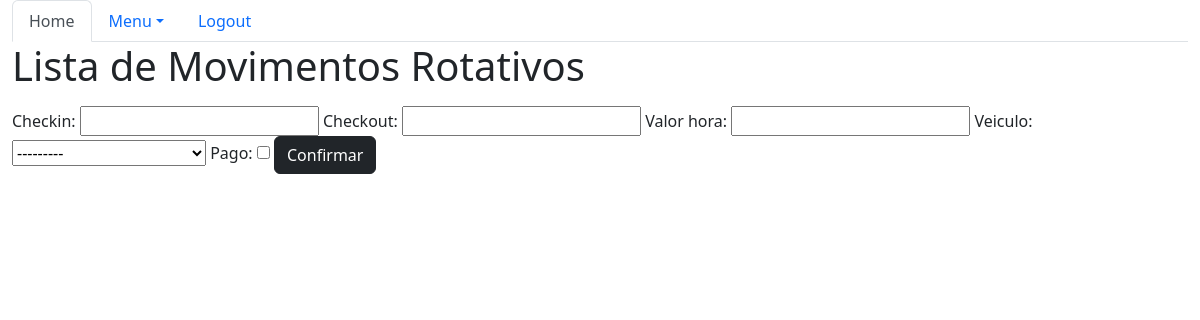
Before: /sistema/mov-rota-list/ with the older database file.
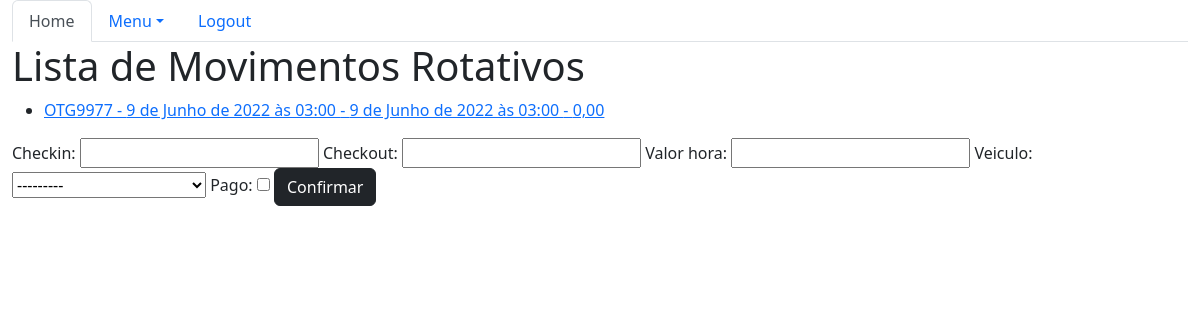
After: the same page with the newer database file.
### core/models.py (models this page shows, shortened)
class MovRotativo(models.Model):
    checkin = models.DateTimeField(auto_now=False)
    checkout = models.DateTimeField(auto_now=False, blank=True, null=True)
    valor_hora = models.DecimalField(max_digits=5, decimal_places=2)
    veiculo = models.ForeignKey(Veiculo, on_delete=models.CASCADE)
    pago = models.BooleanField(default=False)
    def horas_total(self):
        return math.ceil((self.checkout - self.checkin).total_seconds() / 3600)
    def total(self):
        return self.valor_hora * self.horas_total()

class Veiculo(models.Model):
    marca = models.ForeignKey(Marca, on_delete=models.CASCADE)
    placa = models.CharField(max_length=7)
    proprietario = models.ForeignKey(Pessoa, on_delete=models.CASCADE)
    cor = models.CharField(max_length=15)
    observacoes = models.TextField()
    def __str__(self):
        return self.marca.nome + ' - ' + self.placa

### core/views.py (the view)
# urls.py: path('mov-rota-list/', lista_movrotativos, name='core_lista_movrotativos'),
def lista_movrotativos(request):
    mov_rota = MovRotativo.objects.all()
    form = MovRotativoForm()
    data = {'mov_rota': mov_rota, 'form': form}
    return render(request, 'core/lista_movrotativos.html', data)

### core/forms.py
class MovRotativoForm(ModelForm):
    class Meta:
        model = MovRotativo
        fields = '__all__'

### core/templates/core/lista_movrotativos.html (shortened to what this page needs)
{% extends 'base.html' %}
{% load bootstrap %}
{% block menu %}
    <ul class="nav nav-tabs">
        <li class="nav-item">
        <a class="nav-link active" aria-current="page" href="{% url 'core_home' %}">Home</a>
        </li>
        <li class="nav-item dropdown">
        <a class="nav-link dropdown-toggle" data-bs-toggle="dropdown" href="#" role="button" aria-expanded="false">Menu</a>
        </li>
        <li class="nav-item">
        <a class="nav-link" href="#">Logout</a>
        </li>
    </ul>
{% endblock menu %}
{% block main %}
  <!DOCTYPE html>
  <html lang="pt-br">
  <head>
  </head>
  <body>
  <div class="row">
    <div class="col">
      <h1>Lista de Movimentos Rotativos</h1>
        <ul>
          {% for mov in mov_rota %}
              <li>
                <a href="{% url 'core_movrotativos_update' mov.id %}">
                  {{mov.veiculo.placa}} - {{mov.checkin}} - {{mov.checkout}} - {{mov.total}}
                </a>
             </li>
          {%endfor%}
        </ul>
        <form action="{% url 'core_movrotativos_novo' %}" method="POST">
            {{ form|bootstrap }}
            <button type="submit" class="btn btn-dark">Confirmar</button>
        </form>
    </div>
  </div>
  </body>
  </html>
{% endblock %}

Changed rows visible on the page:
added MovRotativo: veiculo.placa "OTG9977", checkin "9 de Junho de 2022 às 03:00", checkout "9 de Junho de 2022 às 03:00", total "0,00"
